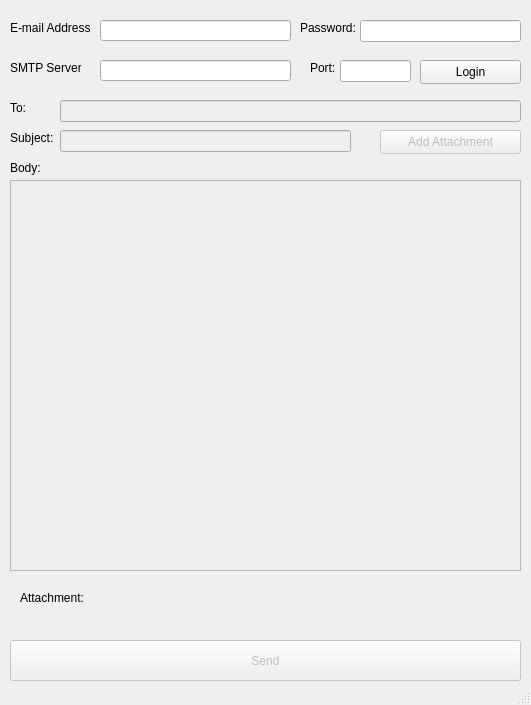
<?xml version="1.0" encoding="UTF-8"?>
<ui version="4.0">
 <class>MainWindow</class>
 <widget class="QMainWindow" name="MainWindow">
  <property name="geometry">
   <rect>
    <x>0</x>
    <y>0</y>
    <width>531</width>
    <height>705</height>
   </rect>
  </property>
  <property name="windowTitle">
   <string>Mail Client</string>
  </property>
  <property name="windowIcon">
   <iconset>
    <normaloff>../../Downloads/mail.ico</normaloff>../../Downloads/mail.ico</iconset>
  </property>
  <widget class="QWidget" name="centralwidget">
   <widget class="QLabel" name="label">
    <property name="geometry">
     <rect>
      <x>10</x>
      <y>20</y>
      <width>81</width>
      <height>16</height>
     </rect>
    </property>
    <property name="text">
     <string>E-mail Address:</string>
    </property>
   </widget>
   <widget class="QLabel" name="label_2">
    <property name="geometry">
     <rect>
      <x>300</x>
      <y>20</y>
      <width>61</width>
      <height>16</height>
     </rect>
    </property>
    <property name="text">
     <string>Password:</string>
    </property>
   </widget>
   <widget class="QTextEdit" name="textEdit">
    <property name="enabled">
     <bool>false</bool>
    </property>
    <property name="geometry">
     <rect>
      <x>10</x>
      <y>180</y>
      <width>511</width>
      <height>391</height>
     </rect>
    </property>
    <property name="html">
     <string>&lt;!DOCTYPE HTML PUBLIC &quot;-//W3C//DTD HTML 4.0//EN&quot; &quot;http://www.w3.org/TR/REC-html40/strict.dtd&quot;&gt;
&lt;html&gt;&lt;head&gt;&lt;meta name=&quot;qrichtext&quot; content=&quot;1&quot; /&gt;&lt;meta charset=&quot;utf-8&quot; /&gt;&lt;style type=&quot;text/css&quot;&gt;
p, li { white-space: pre-wrap; }
hr { height: 1px; border-width: 0; }
li.unchecked::marker { content: &quot;\2610&quot;; }
li.checked::marker { content: &quot;\2612&quot;; }
&lt;/style&gt;&lt;/head&gt;&lt;body style=&quot; font-family:'Segoe UI'; font-size:9pt; font-weight:400; font-style:normal;&quot;&gt;
&lt;p style=&quot;-qt-paragraph-type:empty; margin-top:0px; margin-bottom:0px; margin-left:0px; margin-right:0px; -qt-block-indent:0; text-indent:0px; font-size:12pt;&quot;&gt;&lt;br /&gt;&lt;/p&gt;&lt;/body&gt;&lt;/html&gt;</string>
    </property>
   </widget>
   <widget class="QLineEdit" name="lineEdit">
    <property name="geometry">
     <rect>
      <x>100</x>
      <y>20</y>
      <width>191</width>
      <height>21</height>
     </rect>
    </property>
    <property name="text">
     <string/>
    </property>
   </widget>
   <widget class="QLineEdit" name="lineEdit_2">
    <property name="geometry">
     <rect>
      <x>360</x>
      <y>20</y>
      <width>161</width>
      <height>22</height>
     </rect>
    </property>
    <property name="echoMode">
     <enum>QLineEdit::Password</enum>
    </property>
   </widget>
   <widget class="QLabel" name="label_3">
    <property name="geometry">
     <rect>
      <x>10</x>
      <y>60</y>
      <width>71</width>
      <height>16</height>
     </rect>
    </property>
    <property name="text">
     <string>SMTP Server:</string>
    </property>
   </widget>
   <widget class="QLineEdit" name="lineEdit_3">
    <property name="geometry">
     <rect>
      <x>100</x>
      <y>60</y>
      <width>191</width>
      <height>21</height>
     </rect>
    </property>
   </widget>
   <widget class="QLabel" name="label_4">
    <property name="geometry">
     <rect>
      <x>310</x>
      <y>60</y>
      <width>49</width>
      <height>16</height>
     </rect>
    </property>
    <property name="text">
     <string>Port:</string>
    </property>
   </widget>
   <widget class="QLineEdit" name="lineEdit_4">
    <property name="geometry">
     <rect>
      <x>340</x>
      <y>60</y>
      <width>71</width>
      <height>22</height>
     </rect>
    </property>
   </widget>
   <widget class="QPushButton" name="pushButton">
    <property name="geometry">
     <rect>
      <x>420</x>
      <y>60</y>
      <width>101</width>
      <height>24</height>
     </rect>
    </property>
    <property name="text">
     <string>Login</string>
    </property>
   </widget>
   <widget class="QLabel" name="label_5">
    <property name="geometry">
     <rect>
      <x>10</x>
      <y>100</y>
      <width>49</width>
      <height>16</height>
     </rect>
    </property>
    <property name="text">
     <string>To:</string>
    </property>
   </widget>
   <widget class="QLabel" name="label_6">
    <property name="geometry">
     <rect>
      <x>10</x>
      <y>130</y>
      <width>49</width>
      <height>16</height>
     </rect>
    </property>
    <property name="text">
     <string>Subject:</string>
    </property>
   </widget>
   <widget class="QLineEdit" name="lineEdit_5">
    <property name="enabled">
     <bool>false</bool>
    </property>
    <property name="geometry">
     <rect>
      <x>60</x>
      <y>100</y>
      <width>461</width>
      <height>22</height>
     </rect>
    </property>
   </widget>
   <widget class="QLineEdit" name="lineEdit_6">
    <property name="enabled">
     <bool>false</bool>
    </property>
    <property name="geometry">
     <rect>
      <x>60</x>
      <y>130</y>
      <width>291</width>
      <height>22</height>
     </rect>
    </property>
   </widget>
   <widget class="QPushButton" name="pushButton_2">
    <property name="enabled">
     <bool>false</bool>
    </property>
    <property name="geometry">
     <rect>
      <x>380</x>
      <y>130</y>
      <width>141</width>
      <height>24</height>
     </rect>
    </property>
    <property name="text">
     <string>Add Attachment</string>
    </property>
   </widget>
   <widget class="QLabel" name="label_7">
    <property name="geometry">
     <rect>
      <x>10</x>
      <y>160</y>
      <width>49</width>
      <height>16</height>
     </rect>
    </property>
    <property name="text">
     <string>Body:</string>
    </property>
   </widget>
   <widget class="QPushButton" name="pushButton_3">
    <property name="enabled">
     <bool>false</bool>
    </property>
    <property name="geometry">
     <rect>
      <x>10</x>
      <y>640</y>
      <width>511</width>
      <height>41</height>
     </rect>
    </property>
    <property name="text">
     <string>Send</string>
    </property>
   </widget>
   <widget class="QLabel" name="label_8">
    <property name="geometry">
     <rect>
      <x>20</x>
      <y>590</y>
      <width>331</width>
      <height>16</height>
     </rect>
    </property>
    <property name="text">
     <string>Attachment:</string>
    </property>
   </widget>
  </widget>
  <widget class="QMenuBar" name="menubar">
   <property name="geometry">
    <rect>
     <x>0</x>
     <y>0</y>
     <width>531</width>
     <height>22</height>
    </rect>
   </property>
  </widget>
  <widget class="QStatusBar" name="statusbar"/>
 </widget>
 <resources/>
 <connections/>
</ui>
